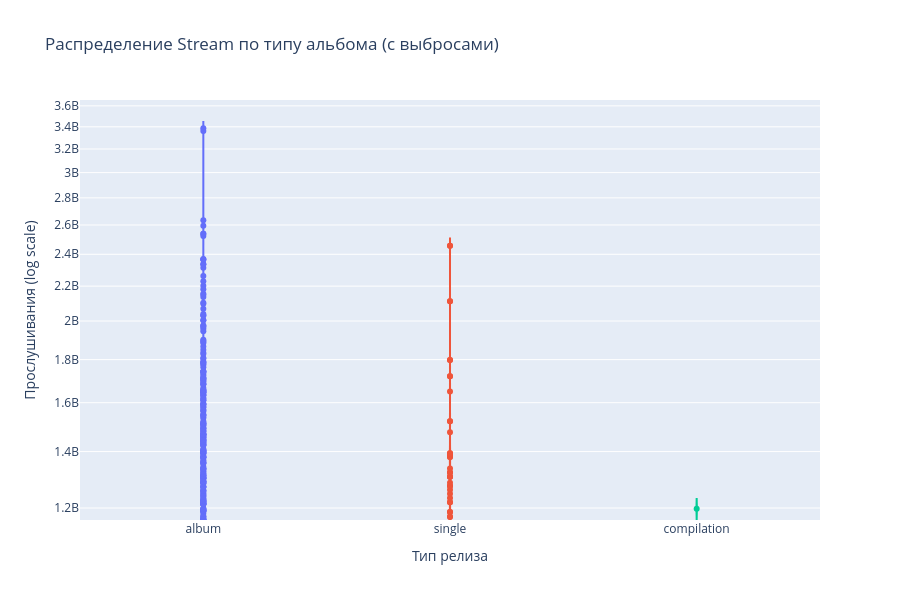

Notebook code cell kept with this figure:
### Code cell
# Violin plot: распределение Stream по Album_type с разбивкой
fig = px.violin(
    df,
    x='Album_type',
    y='Stream',
    box=True,
    points='outliers',
    title='Распределение Stream по типу альбома (с выбросами)',
    labels={'Album_type': 'Тип релиза', 'Stream': 'Прослушивания'},
    color='Album_type',
    log_y=True,
    height=600
)

fig.update_layout(
    showlegend=False,
    yaxis_title='Прослушивания (log scale)',
    xaxis_title='Тип релиза'
)
fig.show()

### Figure 1 — Plotly figure (JSON) as saved in the notebook; plotly's stock layout.template omitted (floating-point values rounded to 4 significant figures; data arrays with more than 128 entries replaced by an {"elided": "..."} marker saying what was removed)
{"data": [{"alignmentgroup": "True", "box": {"visible": true}, "hovertemplate": "Тип релиза=%{x}<br>Прослушивания=%{y}<extra></extra>", "legendgroup": "album", "marker": {"color": "#636efa"}, "name": "album", "offsetgroup": "album", "orientation": "v", "points": "outliers", "scalegroup": "True", "showlegend": true, "type": "violin", "x": {"elided": "14556 str values"}, "x0": " ", "xaxis": "x", "y": {"elided": "14556 float values"}, "y0": " ", "yaxis": "y"}, {"alignmentgroup": "True", "box": {"visible": true}, "hovertemplate": "Тип релиза=%{x}<br>Прослушивания=%{y}<extra></extra>", "legendgroup": "single", "marker": {"color": "#EF553B"}, "name": "single", "offsetgroup": "single", "orientation": "v", "points": "outliers", "scalegroup": "True", "showlegend": true, "type": "violin", "x": {"elided": "4850 str values"}, "x0": " ", "xaxis": "x", "y": {"elided": "4850 float values"}, "y0": " ", "yaxis": "y"}, {"alignmentgroup": "True", "box": {"visible": true}, "hovertemplate": "Тип релиза=%{x}<br>Прослушивания=%{y}<extra></extra>", "legendgroup": "compilation", "marker": {"color": "#00cc96"}, "name": "compilation", "offsetgroup": "compilation", "orientation": "v", "points": "outliers", "scalegroup": "True", "showlegend": true, "type": "violin", "x": {"elided": "734 str values"}, "x0": " ", "xaxis": "x", "y": {"elided": "734 float values"}, "y0": " ", "yaxis": "y"}], "layout": {"height": 600, "legend": {"title": {"text": "Тип релиза"}, "tracegroupgap": 0}, "showlegend": false, "title": {"text": "Распределение Stream по типу альбома (с выбросами)"}, "violinmode": "overlay", "xaxis": {"anchor": "y", "categoryarray": ["album", "single", "compilation"], "categoryorder": "array", "domain": [0, 1], "title": {"text": "Тип релиза"}}, "yaxis": {"anchor": "x", "domain": [0, 1], "title": {"text": "Прослушивания (log scale)"}, "type": "log"}}}
